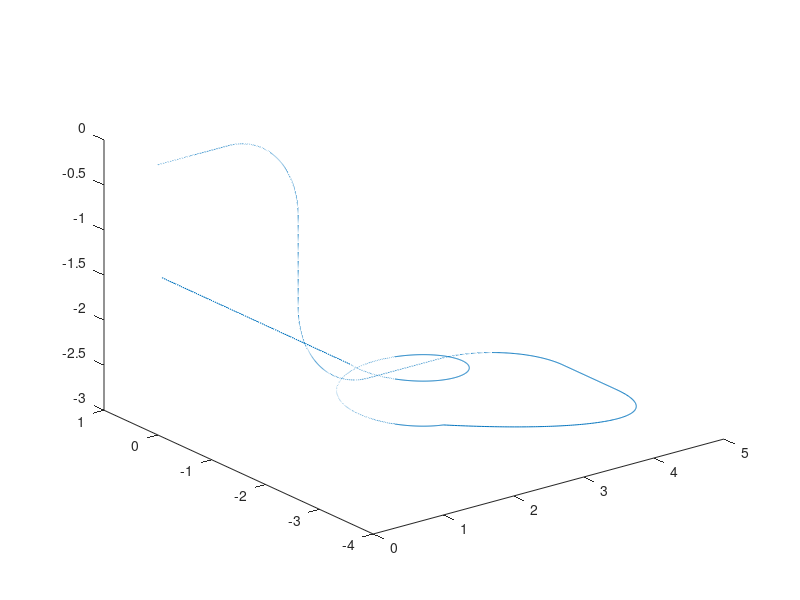

MATLAB code to generate this figure:
clc;
clear all;
i=1;

for t=0:0.01:1
    x=t;
    y=0;
    z=0;
    nihepath(i,:)=[x y z];
    i=i+1;
end

for t=0.01:0.01:pi/2
    x=1+sin(t);
    y=0;
    z=cos(t)-1;
    nihepath(i,:)=[x y z];
    i=i+1;
end

for t=-0.01:-0.01:-1
    x=2;
    y=0;
    z=-1+t;
    nihepath(i,:)=[x y z];
    i=i+1;
end

for t=0.01:0.01:pi/2
    x=3-cos(t);
    y=0;
    z=-2-sin(t);
    nihepath(i,:)=[x y z];
    i=i+1;
end

for t=0.01:0.01:1
    x=3+t;
    y=0;
    z=-3;
    nihepath(i,:)=[x y z];
    i=i+1;
end

for t=0.01:0.01:pi/2
    x=4+sin(t);
    y=cos(t)-1;
    z=-3;
    nihepath(i,:)=[x y z];
    i=i+1;
end

for t=0.01:0.01:1
    x=5;
    y=-1-t;
    z=-3;
    nihepath(i,:)=[x y z];
    i=i+1;
end

for t=0.01:0.01:pi/2
    x=1+4*cos(t);
    y=-2*sin(t)-2;
    z=-2-cos(t);
    nihepath(i,:)=[x y z];
    i=i+1;
end

for t=0.01:0.01:2.5*pi
    x=1-0.75*sin(t);
    y=-3.25-0.75*cos(t);
    z=-2+0.5*t/2/pi;
    nihepath(i,:)=[x y z];
    i=i+1;
end

for t=0.01:0.01:1
    x=0.25;
    y=-3.25+3.5*t;
    z=-1.375;
    nihepath(i,:)=[x y z];
    i=i+1;
end

save('nihepath.mat',"nihepath");
% nihepath=20*nihepath;
plot3(nihepath(:,1),nihepath(:,2),nihepath(:,3))